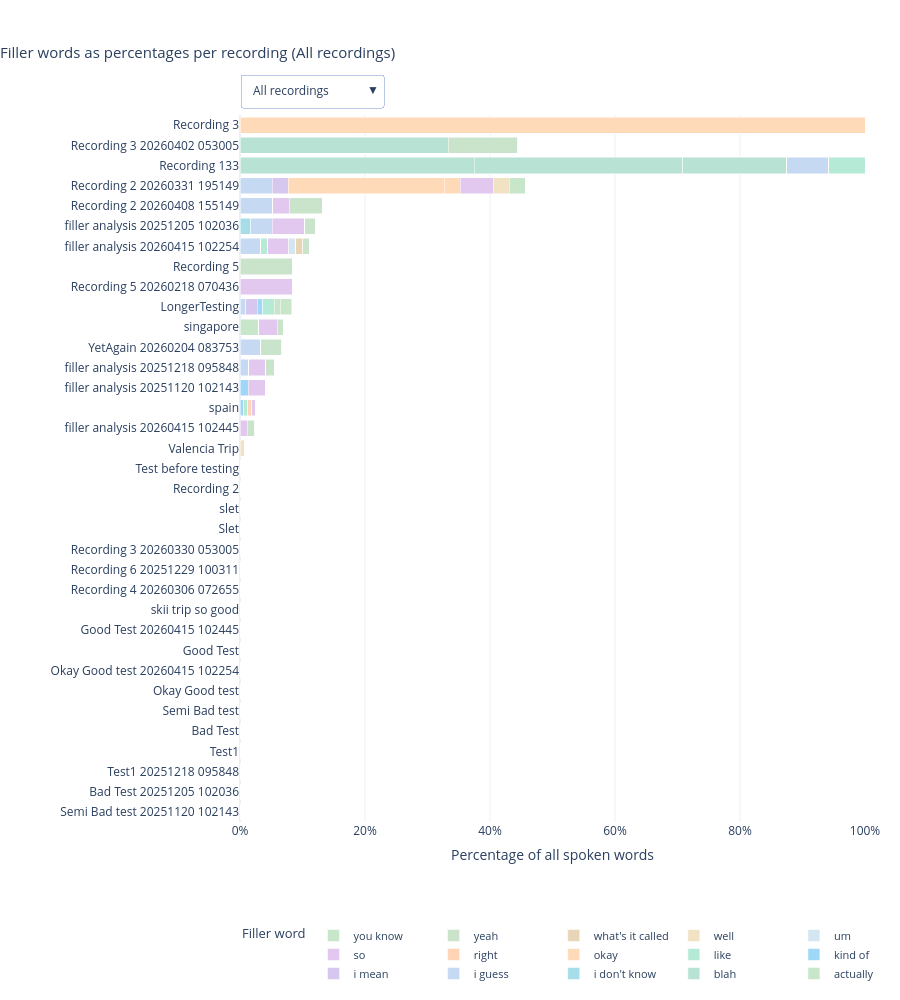

This figure's notebook cell:
### Code cell
# Plot 1: Interactive filler-word percentages per recording.
import plotly.graph_objects as go

if not records:
    print('No recordings available to plot.')
else:
    dropdown_options = [
        ('Last 5 recordings', 5),
        ('Last 10 recordings', 10),
        ('Last 15 recordings', 15),
        ('All recordings', None),
    ]

    def build_view(limit):
        recency_sorted = sorted(records, key=lambda r: r['recording_dt'], reverse=True)
        selected = recency_sorted[:limit] if limit else recency_sorted
        selected = sorted(selected, key=lambda r: r['filler_percentage'], reverse=True)

        labels = [r['recording_label'] for r in selected]
        dates = [r['recording_dt'].strftime('%b %d, %Y') for r in selected]
        totals = np.array([r['filler_percentage'] for r in selected], dtype=float)

        x_by_word, custom_by_word, has_data_by_word = [], [], []
        for word in filler_words:
            values = np.array(
                [100.0 * r['filler_counts'].get(word, 0) / max(r['total_words'], 1)
                 for r in selected], dtype=float)
            custom = np.column_stack([
                np.array([word] * len(selected), dtype=object),
                np.array(labels, dtype=object),
                np.array(dates, dtype=object),
                totals,
                np.array([r['total_words'] for r in selected], dtype=float),
            ])
            x_by_word.append(values)
            custom_by_word.append(custom)
            has_data_by_word.append(bool(np.any(values > 0)))

        return {'labels': labels, 'x_by_word': x_by_word, 'custom_by_word': custom_by_word,
                'has_data_by_word': has_data_by_word}

    views = {name: build_view(limit) for name, limit in dropdown_options}
    default_view_name = 'All recordings'
    default_view = views[default_view_name]

    max_labels = max(len(v['labels']) for v in views.values())
    height_calc = max(450, min(1000, 110 + max_labels * 36))
    max_filler = max((r['filler_percentage'] for r in records), default=10.0)
    x_ceiling = min(100.0, max_filler * 1.2 + 3)

    fig = go.Figure()
    for idx, word in enumerate(filler_words):
        fig.add_trace(go.Bar(
            y=default_view['labels'],
            x=default_view['x_by_word'][idx],
            name=word,
            orientation='h',
            showlegend=default_view['has_data_by_word'][idx],
            marker_color=word_colors[word],
            customdata=default_view['custom_by_word'][idx],
            hovertemplate=(
                '<b>%{customdata[1]}</b><br>'
                'Date: %{customdata[2]}<br>'
                'Filler word: %{customdata[0]}<br>'
                'Word share: %{x:.2f}%<br>'
                'Total filler: %{customdata[3]:.2f}%<br>'
                'Total words: %{customdata[4]:.0f}<extra></extra>'
            ),
        ))

    dropdown_buttons = []
    for name, _ in dropdown_options:
        view = views[name]
        dropdown_buttons.append({
            'label': name,
            'method': 'update',
            'args': [
                {'x': view['x_by_word'],
                 'y': [view['labels']] * len(filler_words),
                 'customdata': view['custom_by_word'],
                 'showlegend': view['has_data_by_word']},
                {'title.text': f'Filler words as percentages per recording ({name})',
                 'yaxis.categoryarray': view['labels'],
                 'yaxis.categoryorder': 'array',
                 'yaxis.autorange': 'reversed',
                 'height': max(450, min(1000, 110 + len(view['labels']) * 36))},
            ],
        })

    fig.update_layout(
        barmode='stack',
        title=dict(text=f'Filler words as percentages per recording ({default_view_name})',
                   x=0.0, xanchor='left', font=dict(size=15)),
        xaxis=dict(range=[0, x_ceiling], ticksuffix='%',
                   title=dict(text='Percentage of all spoken words', standoff=12)),
        yaxis=dict(categoryarray=default_view['labels'], categoryorder='array', autorange='reversed'),
        template='plotly_white',
        height=height_calc,
        margin=dict(l=240, r=35, t=115, b=110),
        legend=dict(orientation='h', yanchor='top', y=-0.14, xanchor='left', x=0,
                    title_text='Filler word', font=dict(size=11)),
        updatemenus=[{
            'buttons': dropdown_buttons,
            'active': 3,
            'direction': 'down',
            'showactive': True,
            'x': 0.0, 'xanchor': 'left',
            'y': 1.0, 'yanchor': 'bottom',
            'pad': {'b': 8},
            'bgcolor': 'white', 'bordercolor': '#B7C7E5', 'borderwidth': 1,
        }],
    )
    fig.show()

### Figure 1 — Plotly figure (JSON) as saved in the notebook; plotly's stock layout.template omitted (floating-point values rounded to 4 significant figures; data arrays with more than 128 entries replaced by an {"elided": "..."} marker saying what was removed)
{"data": [{"customdata": {"elided": "51x5 mixed values"}, "hovertemplate": "<b>%{customdata[1]}</b><br>Date: %{customdata[2]}<br>Filler word: %{customdata[0]}<br>Word share: %{x:.2f}%<br>Total filler: %{customdata[3]:.2f}%<br>Total words: %{customdata[4]:.0f}<extra></extra>", "marker": {"color": "#C8E6C9"}, "name": "actually", "orientation": "h", "showlegend": true, "type": "bar", "x": [0.0, 0.0, 0.0, 0.0, 0.0, 0.0, 0.0, 0.0, 0.0, 0.0, 0.0, 0.0, 0.0, 0.0, 0.0, 0.0, 0.0, 0.0, 0.0, 2.97, 0.0, 0.0, 0.0, 0.0, 0.0, 0.0, 0.0, 0.0, 0.0, 0.0, 0.0, 0.0, 0.0, 0.0, 0.0, 0.0, 0.0, 0.0, 0.0, 0.0, 0.0, 0.0, 0.0, 0.0, 0.0, 0.0, 0.0, 0.0, 0.0, 0.0, 0.0], "y": ["Recording 3", "Recording 3 20260402 053005", "Recording 133", "Recording 133", "Recording 2 20260331 195149", "Recording 133", "Recording 133", "Recording 133", "Recording 133", "Recording 2 20260331 195149", "Recording 2 20260408 155149", "filler analysis 20251205 102036", "Recording 133", "filler analysis 20260415 102254", "Recording 133", "Recording 5", "Recording 5 20260218 070436", "LongerTesting", "Recording 133", "singapore", "YetAgain 20260204 083753", "Recording 133", "Recording 133", "filler analysis 20251218 095848", "Recording 2 20260331 195149", "filler analysis 20251120 102143", "spain", "filler analysis 20260415 102445", "Valencia Trip", "Test before testing", "Recording 2", "slet", "Slet", "Recording 3 20260330 053005", "Recording 6 20251229 100311", "Recording 4 20260306 072655", "skii trip so good", "Recording 2 20260331 195149", "Recording 2 20260331 195149", "Recording 133", "Recording 133", "Good Test 20260415 102445", "Good Test", "Okay Good test 20260415 102254", "Okay Good test", "Semi Bad test", "Bad Test", "Test1", "Test1 20251218 095848", "Bad Test 20251205 102036", "Semi Bad test 20251120 102143"]}, {"customdata": {"elided": "51x5 mixed values"}, "hovertemplate": "<b>%{customdata[1]}</b><br>Date: %{customdata[2]}<br>Filler word: %{customdata[0]}<br>Word share: %{x:.2f}%<br>Total filler: %{customdata[3]:.2f}%<br>Total words: %{customdata[4]:.0f}<extra></extra>", "marker": {"color": "#B8E2D4"}, "name": "blah", "orientation": "h", "showlegend": true, "type": "bar", "x": [0.0, 33.33, 37.5, 33.33, 0.0, 16.67, 0.0, 0.0, 0.0, 0.0, 0.0, 0.0, 0.0, 0.0, 0.0, 0.0, 0.0, 0.0, 0.0, 0.0, 0.0, 0.0, 0.0, 0.0, 0.0, 0.0, 0.0, 0.0, 0.0, 0.0, 0.0, 0.0, 0.0, 0.0, 0.0, 0.0, 0.0, 0.0, 0.0, 0.0, 0.0, 0.0, 0.0, 0.0, 0.0, 0.0, 0.0, 0.0, 0.0, 0.0, 0.0], "y": ["Recording 3", "Recording 3 20260402 053005", "Recording 133", "Recording 133", "Recording 2 20260331 195149", "Recording 133", "Recording 133", "Recording 133", "Recording 133", "Recording 2 20260331 195149", "Recording 2 20260408 155149", "filler analysis 20251205 102036", "Recording 133", "filler analysis 20260415 102254", "Recording 133", "Recording 5", "Recording 5 20260218 070436", "LongerTesting", "Recording 133", "singapore", "YetAgain 20260204 083753", "Recording 133", "Recording 133", "filler analysis 20251218 095848", "Recording 2 20260331 195149", "filler analysis 20251120 102143", "spain", "filler analysis 20260415 102445", "Valencia Trip", "Test before testing", "Recording 2", "slet", "Slet", "Recording 3 20260330 053005", "Recording 6 20251229 100311", "Recording 4 20260306 072655", "skii trip so good", "Recording 2 20260331 195149", "Recording 2 20260331 195149", "Recording 133", "Recording 133", "Good Test 20260415 102445", "Good Test", "Okay Good test 20260415 102254", "Okay Good test", "Semi Bad test", "Bad Test", "Test1", "Test1 20251218 095848", "Bad Test 20251205 102036", "Semi Bad test 20251120 102143"]}, {"customdata": {"elided": "51x5 mixed values"}, "hovertemplate": "<b>%{customdata[1]}</b><br>Date: %{customdata[2]}<br>Filler word: %{customdata[0]}<br>Word share: %{x:.2f}%<br>Total filler: %{customdata[3]:.2f}%<br>Total words: %{customdata[4]:.0f}<extra></extra>", "marker": {"color": "#A6DDE8"}, "name": "i don't know", "orientation": "h", "showlegend": true, "type": "bar", "x": [0.0, 0.0, 0.0, 0.0, 0.0, 0.0, 0.0, 0.0, 0.0, 0.0, 0.0, 1.724, 0.0, 0.0, 0.0, 0.0, 0.0, 0.0, 0.0, 0.0, 0.0, 0.0, 0.0, 0.0, 0.0, 0.0, 0.0, 0.0, 0.0, 0.0, 0.0, 0.0, 0.0, 0.0, 0.0, 0.0, 0.0, 0.0, 0.0, 0.0, 0.0, 0.0, 0.0, 0.0, 0.0, 0.0, 0.0, 0.0, 0.0, 0.0, 0.0], "y": ["Recording 3", "Recording 3 20260402 053005", "Recording 133", "Recording 133", "Recording 2 20260331 195149", "Recording 133", "Recording 133", "Recording 133", "Recording 133", "Recording 2 20260331 195149", "Recording 2 20260408 155149", "filler analysis 20251205 102036", "Recording 133", "filler analysis 20260415 102254", "Recording 133", "Recording 5", "Recording 5 20260218 070436", "LongerTesting", "Recording 133", "singapore", "YetAgain 20260204 083753", "Recording 133", "Recording 133", "filler analysis 20251218 095848", "Recording 2 20260331 195149", "filler analysis 20251120 102143", "spain", "filler analysis 20260415 102445", "Valencia Trip", "Test before testing", "Recording 2", "slet", "Slet", "Recording 3 20260330 053005", "Recording 6 20251229 100311", "Recording 4 20260306 072655", "skii trip so good", "Recording 2 20260331 195149", "Recording 2 20260331 195149", "Recording 133", "Recording 133", "Good Test 20260415 102445", "Good Test", "Okay Good test 20260415 102254", "Okay Good test", "Semi Bad test", "Bad Test", "Test1", "Test1 20251218 095848", "Bad Test 20251205 102036", "Semi Bad test 20251120 102143"]}, {"customdata": {"elided": "51x5 mixed values"}, "hovertemplate": "<b>%{customdata[1]}</b><br>Date: %{customdata[2]}<br>Filler word: %{customdata[0]}<br>Word share: %{x:.2f}%<br>Total filler: %{customdata[3]:.2f}%<br>Total words: %{customdata[4]:.0f}<extra></extra>", "marker": {"color": "#C5D9F2"}, "name": "i guess", "orientation": "h", "showlegend": true, "type": "bar", "x": [0.0, 0.0, 0.0, 0.0, 0.0, 0.0, 0.0, 0.0, 0.0, 5.128, 5.263, 3.448, 0.0, 3.333, 0.0, 0.0, 0.0, 0.9174, 0.0, 0.0, 3.333, 6.667, 0.0, 1.37, 0.0, 0.0, 0.0, 0.0, 0.0, 0.0, 0.0, 0.0, 0.0, 0.0, 0.0, 0.0, 0.0, 0.0, 0.0, 0.0, 0.0, 0.0, 0.0, 0.0, 0.0, 0.0, 0.0, 0.0, 0.0, 0.0, 0.0], "y": ["Recording 3", "Recording 3 20260402 053005", "Recording 133", "Recording 133", "Recording 2 20260331 195149", "Recording 133", "Recording 133", "Recording 133", "Recording 133", "Recording 2 20260331 195149", "Recording 2 20260408 155149", "filler analysis 20251205 102036", "Recording 133", "filler analysis 20260415 102254", "Recording 133", "Recording 5", "Recording 5 20260218 070436", "LongerTesting", "Recording 133", "singapore", "YetAgain 20260204 083753", "Recording 133", "Recording 133", "filler analysis 20251218 095848", "Recording 2 20260331 195149", "filler analysis 20251120 102143", "spain", "filler analysis 20260415 102445", "Valencia Trip", "Test before testing", "Recording 2", "slet", "Slet", "Recording 3 20260330 053005", "Recording 6 20251229 100311", "Recording 4 20260306 072655", "skii trip so good", "Recording 2 20260331 195149", "Recording 2 20260331 195149", "Recording 133", "Recording 133", "Good Test 20260415 102445", "Good Test", "Okay Good test 20260415 102254", "Okay Good test", "Semi Bad test", "Bad Test", "Test1", "Test1 20251218 095848", "Bad Test 20251205 102036", "Semi Bad test 20251120 102143"]}, {"customdata": {"elided": "51x5 mixed values"}, "hovertemplate": "<b>%{customdata[1]}</b><br>Date: %{customdata[2]}<br>Filler word: %{customdata[0]}<br>Word share: %{x:.2f}%<br>Total filler: %{customdata[3]:.2f}%<br>Total words: %{customdata[4]:.0f}<extra></extra>", "marker": {"color": "#D6C7EE"}, "name": "i mean", "orientation": "h", "showlegend": true, "type": "bar", "x": [0.0, 0.0, 0.0, 0.0, 0.0, 0.0, 0.0, 0.0, 0.0, 2.564, 0.0, 0.0, 0.0, 0.0, 0.0, 0.0, 0.0, 1.835, 0.0, 0.0, 0.0, 0.0, 0.0, 0.0, 0.0, 0.0, 0.0, 0.0, 0.0, 0.0, 0.0, 0.0, 0.0, 0.0, 0.0, 0.0, 0.0, 0.0, 0.0, 0.0, 0.0, 0.0, 0.0, 0.0, 0.0, 0.0, 0.0, 0.0, 0.0, 0.0, 0.0], "y": ["Recording 3", "Recording 3 20260402 053005", "Recording 133", "Recording 133", "Recording 2 20260331 195149", "Recording 133", "Recording 133", "Recording 133", "Recording 133", "Recording 2 20260331 195149", "Recording 2 20260408 155149", "filler analysis 20251205 102036", "Recording 133", "filler analysis 20260415 102254", "Recording 133", "Recording 5", "Recording 5 20260218 070436", "LongerTesting", "Recording 133", "singapore", "YetAgain 20260204 083753", "Recording 133", "Recording 133", "filler analysis 20251218 095848", "Recording 2 20260331 195149", "filler analysis 20251120 102143", "spain", "filler analysis 20260415 102445", "Valencia Trip", "Test before testing", "Recording 2", "slet", "Slet", "Recording 3 20260330 053005", "Recording 6 20251229 100311", "Recording 4 20260306 072655", "skii trip so good", "Recording 2 20260331 195149", "Recording 2 20260331 195149", "Recording 133", "Recording 133", "Good Test 20260415 102445", "Good Test", "Okay Good test 20260415 102254", "Okay Good test", "Semi Bad test", "Bad Test", "Test1", "Test1 20251218 095848", "Bad Test 20251205 102036", "Semi Bad test 20251120 102143"]}, {"customdata": {"elided": "51x5 mixed values"}, "hovertemplate": "<b>%{customdata[1]}</b><br>Date: %{customdata[2]}<br>Filler word: %{customdata[0]}<br>Word share: %{x:.2f}%<br>Total filler: %{customdata[3]:.2f}%<br>Total words: %{customdata[4]:.0f}<extra></extra>", "marker": {"color": "#9FD8F7"}, "name": "kind of", "orientation": "h", "showlegend": true, "type": "bar", "x": [0.0, 0.0, 0.0, 0.0, 0.0, 0.0, 0.0, 0.0, 0.0, 0.0, 0.0, 0.0, 0.0, 0.0, 0.0, 0.0, 0.0, 0.9174, 0.0, 0.0, 0.0, 0.0, 0.0, 0.0, 0.0, 1.351, 0.6369, 0.0, 0.0, 0.0, 0.0, 0.0, 0.0, 0.0, 0.0, 0.0, 0.0, 0.0, 0.0, 0.0, 0.0, 0.0, 0.0, 0.0, 0.0, 0.0, 0.0, 0.0, 0.0, 0.0, 0.0], "y": ["Recording 3", "Recording 3 20260402 053005", "Recording 133", "Recording 133", "Recording 2 20260331 195149", "Recording 133", "Recording 133", "Recording 133", "Recording 133", "Recording 2 20260331 195149", "Recording 2 20260408 155149", "filler analysis 20251205 102036", "Recording 133", "filler analysis 20260415 102254", "Recording 133", "Recording 5", "Recording 5 20260218 070436", "LongerTesting", "Recording 133", "singapore", "YetAgain 20260204 083753", "Recording 133", "Recording 133", "filler analysis 20251218 095848", "Recording 2 20260331 195149", "filler analysis 20251120 102143", "spain", "filler analysis 20260415 102445", "Valencia Trip", "Test before testing", "Recording 2", "slet", "Slet", "Recording 3 20260330 053005", "Recording 6 20251229 100311", "Recording 4 20260306 072655", "skii trip so good", "Recording 2 20260331 195149", "Recording 2 20260331 195149", "Recording 133", "Recording 133", "Good Test 20260415 102445", "Good Test", "Okay Good test 20260415 102254", "Okay Good test", "Semi Bad test", "Bad Test", "Test1", "Test1 20251218 095848", "Bad Test 20251205 102036", "Semi Bad test 20251120 102143"]}, {"customdata": {"elided": "51x5 mixed values"}, "hovertemplate": "<b>%{customdata[1]}</b><br>Date: %{customdata[2]}<br>Filler word: %{customdata[0]}<br>Word share: %{x:.2f}%<br>Total filler: %{customdata[3]:.2f}%<br>Total words: %{customdata[4]:.0f}<extra></extra>", "marker": {"color": "#B5EAD7"}, "name": "like", "orientation": "h", "showlegend": true, "type": "bar", "x": [0.0, 0.0, 0.0, 0.0, 0.0, 0.0, 0.0, 0.0, 8.333, 0.0, 0.0, 0.0, 0.0, 1.111, 1.587, 0.0, 0.0, 1.835, 7.143, 0.0, 0.0, 0.0, 0.0, 0.0, 0.0, 0.0, 0.6369, 0.0, 0.0, 0.0, 0.0, 0.0, 0.0, 0.0, 0.0, 0.0, 0.0, 0.0, 0.0, 0.0, 0.0, 0.0, 0.0, 0.0, 0.0, 0.0, 0.0, 0.0, 0.0, 0.0, 0.0], "y": ["Recording 3", "Recording 3 20260402 053005", "Recording 133", "Recording 133", "Recording 2 20260331 195149", "Recording 133", "Recording 133", "Recording 133", "Recording 133", "Recording 2 20260331 195149", "Recording 2 20260408 155149", "filler analysis 20251205 102036", "Recording 133", "filler analysis 20260415 102254", "Recording 133", "Recording 5", "Recording 5 20260218 070436", "LongerTesting", "Recording 133", "singapore", "YetAgain 20260204 083753", "Recording 133", "Recording 133", "filler analysis 20251218 095848", "Recording 2 20260331 195149", "filler analysis 20251120 102143", "spain", "filler analysis 20260415 102445", "Valencia Trip", "Test before testing", "Recording 2", "slet", "Slet", "Recording 3 20260330 053005", "Recording 6 20251229 100311", "Recording 4 20260306 072655", "skii trip so good", "Recording 2 20260331 195149", "Recording 2 20260331 195149", "Recording 133", "Recording 133", "Good Test 20260415 102445", "Good Test", "Okay Good test 20260415 102254", "Okay Good test", "Semi Bad test", "Bad Test", "Test1", "Test1 20251218 095848", "Bad Test 20251205 102036", "Semi Bad test 20251120 102143"]}, {"customdata": {"elided": "51x5 mixed values"}, "hovertemplate": "<b>%{customdata[1]}</b><br>Date: %{customdata[2]}<br>Filler word: %{customdata[0]}<br>Word share: %{x:.2f}%<br>Total filler: %{customdata[3]:.2f}%<br>Total words: %{customdata[4]:.0f}<extra></extra>", "marker": {"color": "#FFDAB9"}, "name": "okay", "orientation": "h", "showlegend": true, "type": "bar", "x": [100.0, 0.0, 0.0, 0.0, 25.0, 8.333, 0.0, 16.67, 0.0, 2.564, 0.0, 0.0, 5.556, 0.0, 0.0, 0.0, 0.0, 0.0, 0.0, 0.0, 0.0, 0.0, 0.0, 0.0, 0.0, 0.0, 0.0, 0.0, 0.0, 0.0, 0.0, 0.0, 0.0, 0.0, 0.0, 0.0, 0.0, 0.0, 0.0, 0.0, 0.0, 0.0, 0.0, 0.0, 0.0, 0.0, 0.0, 0.0, 0.0, 0.0, 0.0], "y": ["Recording 3", "Recording 3 20260402 053005", "Recording 133", "Recording 133", "Recording 2 20260331 195149", "Recording 133", "Recording 133", "Recording 133", "Recording 133", "Recording 2 20260331 195149", "Recording 2 20260408 155149", "filler analysis 20251205 102036", "Recording 133", "filler analysis 20260415 102254", "Recording 133", "Recording 5", "Recording 5 20260218 070436", "LongerTesting", "Recording 133", "singapore", "YetAgain 20260204 083753", "Recording 133", "Recording 133", "filler analysis 20251218 095848", "Recording 2 20260331 195149", "filler analysis 20251120 102143", "spain", "filler analysis 20260415 102445", "Valencia Trip", "Test before testing", "Recording 2", "slet", "Slet", "Recording 3 20260330 053005", "Recording 6 20251229 100311", "Recording 4 20260306 072655", "skii trip so good", "Recording 2 20260331 195149", "Recording 2 20260331 195149", "Recording 133", "Recording 133", "Good Test 20260415 102445", "Good Test", "Okay Good test 20260415 102254", "Okay Good test", "Semi Bad test", "Bad Test", "Test1", "Test1 20251218 095848", "Bad Test 20251205 102036", "Semi Bad test 20251120 102143"]}, {"customdata": {"elided": "51x5 mixed values"}, "hovertemplate": "<b>%{customdata[1]}</b><br>Date: %{customdata[2]}<br>Filler word: %{customdata[0]}<br>Word share: %{x:.2f}%<br>Total filler: %{customdata[3]:.2f}%<br>Total words: %{customdata[4]:.0f}<extra></extra>", "marker": {"color": "#FFD4B4"}, "name": "right", "orientation": "h", "showlegend": true, "type": "bar", "x": [0.0, 0.0, 0.0, 0.0, 0.0, 0.0, 10.0, 0.0, 0.0, 0.0, 0.0, 0.0, 0.0, 0.0, 0.0, 0.0, 0.0, 0.0, 0.0, 0.0, 0.0, 0.0, 0.0, 0.0, 0.0, 0.0, 0.6369, 0.0, 0.0, 0.0, 0.0, 0.0, 0.0, 0.0, 0.0, 0.0, 0.0, 0.0, 0.0, 0.0, 0.0, 0.0, 0.0, 0.0, 0.0, 0.0, 0.0, 0.0, 0.0, 0.0, 0.0], "y": ["Recording 3", "Recording 3 20260402 053005", "Recording 133", "Recording 133", "Recording 2 20260331 195149", "Recording 133", "Recording 133", "Recording 133", "Recording 133", "Recording 2 20260331 195149", "Recording 2 20260408 155149", "filler analysis 20251205 102036", "Recording 133", "filler analysis 20260415 102254", "Recording 133", "Recording 5", "Recording 5 20260218 070436", "LongerTesting", "Recording 133", "singapore", "YetAgain 20260204 083753", "Recording 133", "Recording 133", "filler analysis 20251218 095848", "Recording 2 20260331 195149", "filler analysis 20251120 102143", "spain", "filler analysis 20260415 102445", "Valencia Trip", "Test before testing", "Recording 2", "slet", "Slet", "Recording 3 20260330 053005", "Recording 6 20251229 100311", "Recording 4 20260306 072655", "skii trip so good", "Recording 2 20260331 195149", "Recording 2 20260331 195149", "Recording 133", "Recording 133", "Good Test 20260415 102445", "Good Test", "Okay Good test 20260415 102254", "Okay Good test", "Semi Bad test", "Bad Test", "Test1", "Test1 20251218 095848", "Bad Test 20251205 102036", "Semi Bad test 20251120 102143"]}, {"customdata": {"elided": "51x5 mixed values"}, "hovertemplate": "<b>%{customdata[1]}</b><br>Date: %{customdata[2]}<br>Filler word: %{customdata[0]}<br>Word share: %{x:.2f}%<br>Total filler: %{customdata[3]:.2f}%<br>Total words: %{customdata[4]:.0f}<extra></extra>", "marker": {"color": "#E2C7EE"}, "name": "so", "orientation": "h", "showlegend": true, "type": "bar", "x": [0.0, 0.0, 0.0, 0.0, 0.0, 0.0, 0.0, 0.0, 8.333, 0.0, 2.632, 5.172, 5.556, 3.333, 3.175, 0.0, 8.333, 0.0, 0.0, 2.97, 0.0, 0.0, 0.0, 2.74, 5.263, 2.703, 0.6369, 1.19, 0.0, 0.0, 0.0, 0.0, 0.0, 0.0, 0.0, 0.0, 0.0, 0.0, 0.0, 0.0, 0.0, 0.0, 0.0, 0.0, 0.0, 0.0, 0.0, 0.0, 0.0, 0.0, 0.0], "y": ["Recording 3", "Recording 3 20260402 053005", "Recording 133", "Recording 133", "Recording 2 20260331 195149", "Recording 133", "Recording 133", "Recording 133", "Recording 133", "Recording 2 20260331 195149", "Recording 2 20260408 155149", "filler analysis 20251205 102036", "Recording 133", "filler analysis 20260415 102254", "Recording 133", "Recording 5", "Recording 5 20260218 070436", "LongerTesting", "Recording 133", "singapore", "YetAgain 20260204 083753", "Recording 133", "Recording 133", "filler analysis 20251218 095848", "Recording 2 20260331 195149", "filler analysis 20251120 102143", "spain", "filler analysis 20260415 102445", "Valencia Trip", "Test before testing", "Recording 2", "slet", "Slet", "Recording 3 20260330 053005", "Recording 6 20251229 100311", "Recording 4 20260306 072655", "skii trip so good", "Recording 2 20260331 195149", "Recording 2 20260331 195149", "Recording 133", "Recording 133", "Good Test 20260415 102445", "Good Test", "Okay Good test 20260415 102254", "Okay Good test", "Semi Bad test", "Bad Test", "Test1", "Test1 20251218 095848", "Bad Test 20251205 102036", "Semi Bad test 20251120 102143"]}, {"customdata": {"elided": "51x5 mixed values"}, "hovertemplate": "<b>%{customdata[1]}</b><br>Date: %{customdata[2]}<br>Filler word: %{customdata[0]}<br>Word share: %{x:.2f}%<br>Total filler: %{customdata[3]:.2f}%<br>Total words: %{customdata[4]:.0f}<extra></extra>", "marker": {"color": "#D4E6F1"}, "name": "um", "orientation": "h", "showlegend": true, "type": "bar", "x": [0.0, 0.0, 0.0, 0.0, 0.0, 0.0, 0.0, 0.0, 0.0, 0.0, 0.0, 0.0, 0.0, 1.111, 0.0, 0.0, 0.0, 0.0, 0.0, 0.0, 0.0, 0.0, 0.0, 0.0, 0.0, 0.0, 0.0, 0.0, 0.0, 0.0, 0.0, 0.0, 0.0, 0.0, 0.0, 0.0, 0.0, 0.0, 0.0, 0.0, 0.0, 0.0, 0.0, 0.0, 0.0, 0.0, 0.0, 0.0, 0.0, 0.0, 0.0], "y": ["Recording 3", "Recording 3 20260402 053005", "Recording 133", "Recording 133", "Recording 2 20260331 195149", "Recording 133", "Recording 133", "Recording 133", "Recording 133", "Recording 2 20260331 195149", "Recording 2 20260408 155149", "filler analysis 20251205 102036", "Recording 133", "filler analysis 20260415 102254", "Recording 133", "Recording 5", "Recording 5 20260218 070436", "LongerTesting", "Recording 133", "singapore", "YetAgain 20260204 083753", "Recording 133", "Recording 133", "filler analysis 20251218 095848", "Recording 2 20260331 195149", "filler analysis 20251120 102143", "spain", "filler analysis 20260415 102445", "Valencia Trip", "Test before testing", "Recording 2", "slet", "Slet", "Recording 3 20260330 053005", "Recording 6 20251229 100311", "Recording 4 20260306 072655", "skii trip so good", "Recording 2 20260331 195149", "Recording 2 20260331 195149", "Recording 133", "Recording 133", "Good Test 20260415 102445", "Good Test", "Okay Good test 20260415 102254", "Okay Good test", "Semi Bad test", "Bad Test", "Test1", "Test1 20251218 095848", "Bad Test 20251205 102036", "Semi Bad test 20251120 102143"]}, {"customdata": {"elided": "51x5 mixed values"}, "hovertemplate": "<b>%{customdata[1]}</b><br>Date: %{customdata[2]}<br>Filler word: %{customdata[0]}<br>Word share: %{x:.2f}%<br>Total filler: %{customdata[3]:.2f}%<br>Total words: %{customdata[4]:.0f}<extra></extra>", "marker": {"color": "#F0E2C3"}, "name": "well", "orientation": "h", "showlegend": true, "type": "bar", "x": [0.0, 0.0, 0.0, 0.0, 0.0, 0.0, 0.0, 0.0, 0.0, 2.564, 0.0, 0.0, 0.0, 0.0, 0.0, 0.0, 0.0, 0.0, 0.0, 0.0, 0.0, 0.0, 0.0, 0.0, 0.0, 0.0, 0.0, 0.0, 0.6803, 0.0, 0.0, 0.0, 0.0, 0.0, 0.0, 0.0, 0.0, 0.0, 0.0, 0.0, 0.0, 0.0, 0.0, 0.0, 0.0, 0.0, 0.0, 0.0, 0.0, 0.0, 0.0], "y": ["Recording 3", "Recording 3 20260402 053005", "Recording 133", "Recording 133", "Recording 2 20260331 195149", "Recording 133", "Recording 133", "Recording 133", "Recording 133", "Recording 2 20260331 195149", "Recording 2 20260408 155149", "filler analysis 20251205 102036", "Recording 133", "filler analysis 20260415 102254", "Recording 133", "Recording 5", "Recording 5 20260218 070436", "LongerTesting", "Recording 133", "singapore", "YetAgain 20260204 083753", "Recording 133", "Recording 133", "filler analysis 20251218 095848", "Recording 2 20260331 195149", "filler analysis 20251120 102143", "spain", "filler analysis 20260415 102445", "Valencia Trip", "Test before testing", "Recording 2", "slet", "Slet", "Recording 3 20260330 053005", "Recording 6 20251229 100311", "Recording 4 20260306 072655", "skii trip so good", "Recording 2 20260331 195149", "Recording 2 20260331 195149", "Recording 133", "Recording 133", "Good Test 20260415 102445", "Good Test", "Okay Good test 20260415 102254", "Okay Good test", "Semi Bad test", "Bad Test", "Test1", "Test1 20251218 095848", "Bad Test 20251205 102036", "Semi Bad test 20251120 102143"]}, {"customdata": {"elided": "51x5 mixed values"}, "hovertemplate": "<b>%{customdata[1]}</b><br>Date: %{customdata[2]}<br>Filler word: %{customdata[0]}<br>Word share: %{x:.2f}%<br>Total filler: %{customdata[3]:.2f}%<br>Total words: %{customdata[4]:.0f}<extra></extra>", "marker": {"color": "#E8D5B7"}, "name": "what's it called", "orientation": "h", "showlegend": true, "type": "bar", "x": [0.0, 0.0, 0.0, 0.0, 0.0, 0.0, 0.0, 0.0, 0.0, 0.0, 0.0, 0.0, 0.0, 1.111, 0.0, 0.0, 0.0, 0.0, 0.0, 0.0, 0.0, 0.0, 0.0, 0.0, 0.0, 0.0, 0.0, 0.0, 0.0, 0.0, 0.0, 0.0, 0.0, 0.0, 0.0, 0.0, 0.0, 0.0, 0.0, 0.0, 0.0, 0.0, 0.0, 0.0, 0.0, 0.0, 0.0, 0.0, 0.0, 0.0, 0.0], "y": ["Recording 3", "Recording 3 20260402 053005", "Recording 133", "Recording 133", "Recording 2 20260331 195149", "Recording 133", "Recording 133", "Recording 133", "Recording 133", "Recording 2 20260331 195149", "Recording 2 20260408 155149", "filler analysis 20251205 102036", "Recording 133", "filler analysis 20260415 102254", "Recording 133", "Recording 5", "Recording 5 20260218 070436", "LongerTesting", "Recording 133", "singapore", "YetAgain 20260204 083753", "Recording 133", "Recording 133", "filler analysis 20251218 095848", "Recording 2 20260331 195149", "filler analysis 20251120 102143", "spain", "filler analysis 20260415 102445", "Valencia Trip", "Test before testing", "Recording 2", "slet", "Slet", "Recording 3 20260330 053005", "Recording 6 20251229 100311", "Recording 4 20260306 072655", "skii trip so good", "Recording 2 20260331 195149", "Recording 2 20260331 195149", "Recording 133", "Recording 133", "Good Test 20260415 102445", "Good Test", "Okay Good test 20260415 102254", "Okay Good test", "Semi Bad test", "Bad Test", "Test1", "Test1 20251218 095848", "Bad Test 20251205 102036", "Semi Bad test 20251120 102143"]}, {"customdata": {"elided": "51x5 mixed values"}, "hovertemplate": "<b>%{customdata[1]}</b><br>Date: %{customdata[2]}<br>Filler word: %{customdata[0]}<br>Word share: %{x:.2f}%<br>Total filler: %{customdata[3]:.2f}%<br>Total words: %{customdata[4]:.0f}<extra></extra>", "marker": {"color": "#C9E4CA"}, "name": "yeah", "orientation": "h", "showlegend": true, "type": "bar", "x": [0.0, 11.11, 0.0, 0.0, 0.0, 0.0, 10.0, 0.0, 0.0, 0.0, 5.263, 1.724, 0.0, 1.111, 4.762, 8.333, 0.0, 0.9174, 0.0, 0.9901, 3.333, 0.0, 6.667, 1.37, 0.0, 0.0, 0.0, 1.19, 0.0, 0.0, 0.0, 0.0, 0.0, 0.0, 0.0, 0.0, 0.0, 0.0, 0.0, 0.0, 0.0, 0.0, 0.0, 0.0, 0.0, 0.0, 0.0, 0.0, 0.0, 0.0, 0.0], "y": ["Recording 3", "Recording 3 20260402 053005", "Recording 133", "Recording 133", "Recording 2 20260331 195149", "Recording 133", "Recording 133", "Recording 133", "Recording 133", "Recording 2 20260331 195149", "Recording 2 20260408 155149", "filler analysis 20251205 102036", "Recording 133", "filler analysis 20260415 102254", "Recording 133", "Recording 5", "Recording 5 20260218 070436", "LongerTesting", "Recording 133", "singapore", "YetAgain 20260204 083753", "Recording 133", "Recording 133", "filler analysis 20251218 095848", "Recording 2 20260331 195149", "filler analysis 20251120 102143", "spain", "filler analysis 20260415 102445", "Valencia Trip", "Test before testing", "Recording 2", "slet", "Slet", "Recording 3 20260330 053005", "Recording 6 20251229 100311", "Recording 4 20260306 072655", "skii trip so good", "Recording 2 20260331 195149", "Recording 2 20260331 195149", "Recording 133", "Recording 133", "Good Test 20260415 102445", "Good Test", "Okay Good test 20260415 102254", "Okay Good test", "Semi Bad test", "Bad Test", "Test1", "Test1 20251218 095848", "Bad Test 20251205 102036", "Semi Bad test 20251120 102143"]}, {"customdata": {"elided": "51x5 mixed values"}, "hovertemplate": "<b>%{customdata[1]}</b><br>Date: %{customdata[2]}<br>Filler word: %{customdata[0]}<br>Word share: %{x:.2f}%<br>Total filler: %{customdata[3]:.2f}%<br>Total words: %{customdata[4]:.0f}<extra></extra>", "marker": {"color": "#C8E6C9"}, "name": "you know", "orientation": "h", "showlegend": true, "type": "bar", "x": [0.0, 0.0, 0.0, 0.0, 0.0, 0.0, 0.0, 0.0, 0.0, 2.564, 0.0, 0.0, 0.0, 0.0, 0.0, 0.0, 0.0, 1.835, 0.0, 0.0, 0.0, 0.0, 0.0, 0.0, 0.0, 0.0, 0.0, 0.0, 0.0, 0.0, 0.0, 0.0, 0.0, 0.0, 0.0, 0.0, 0.0, 0.0, 0.0, 0.0, 0.0, 0.0, 0.0, 0.0, 0.0, 0.0, 0.0, 0.0, 0.0, 0.0, 0.0], "y": ["Recording 3", "Recording 3 20260402 053005", "Recording 133", "Recording 133", "Recording 2 20260331 195149", "Recording 133", "Recording 133", "Recording 133", "Recording 133", "Recording 2 20260331 195149", "Recording 2 20260408 155149", "filler analysis 20251205 102036", "Recording 133", "filler analysis 20260415 102254", "Recording 133", "Recording 5", "Recording 5 20260218 070436", "LongerTesting", "Recording 133", "singapore", "YetAgain 20260204 083753", "Recording 133", "Recording 133", "filler analysis 20251218 095848", "Recording 2 20260331 195149", "filler analysis 20251120 102143", "spain", "filler analysis 20260415 102445", "Valencia Trip", "Test before testing", "Recording 2", "slet", "Slet", "Recording 3 20260330 053005", "Recording 6 20251229 100311", "Recording 4 20260306 072655", "skii trip so good", "Recording 2 20260331 195149", "Recording 2 20260331 195149", "Recording 133", "Recording 133", "Good Test 20260415 102445", "Good Test", "Okay Good test 20260415 102254", "Okay Good test", "Semi Bad test", "Bad Test", "Test1", "Test1 20251218 095848", "Bad Test 20251205 102036", "Semi Bad test 20251120 102143"]}], "layout": {"barmode": "stack", "height": 1000, "legend": {"font": {"size": 11}, "orientation": "h", "title": {"text": "Filler word"}, "x": 0, "xanchor": "left", "y": -0.14, "yanchor": "top"}, "margin": {"b": 110, "l": 240, "r": 35, "t": 115}, "title": {"font": {"size": 15}, "text": "Filler words as percentages per recording (All recordings)", "x": 0, "xanchor": "left"}, "updatemenus": [{"active": 3, "bgcolor": "white", "bordercolor": "#B7C7E5", "borderwidth": 1, "buttons": [{"args": [{"customdata": {"elided": "15x5x5 mixed values"}, "showlegend": [true, false, false, false, false, false, false, true, false, true, false, true, false, true, false], "x": [[0, 0, 2.97, 0, 0], [0, 0, 0, 0, 0], [0, 0, 0, 0, 0], [0, 0, 0, 0, 0], [0, 0, 0, 0, 0], [0, 0, 0, 0, 0], [0, 0, 0, 0, 0], [100, 0, 0, 0, 0], [0, 0, 0, 0, 0], [0, 0, 2.97, 0, 0], [0, 0, 0, 0, 0], [0, 0, 0, 0.6803, 0], [0, 0, 0, 0, 0], [0, 8.333, 0.9901, 0, 0], [0, 0, 0, 0, 0]], "y": [["Recording 3", "Recording 5", "singapore", "Valencia Trip", "Test before testing"], ["Recording 3", "Recording 5", "singapore", "Valencia Trip", "Test before testing"], ["Recording 3", "Recording 5", "singapore", "Valencia Trip", "Test before testing"], ["Recording 3", "Recording 5", "singapore", "Valencia Trip", "Test before testing"], ["Recording 3", "Recording 5", "singapore", "Valencia Trip", "Test before testing"], ["Recording 3", "Recording 5", "singapore", "Valencia Trip", "Test before testing"], ["Recording 3", "Recording 5", "singapore", "Valencia Trip", "Test before testing"], ["Recording 3", "Recording 5", "singapore", "Valencia Trip", "Test before testing"], ["Recording 3", "Recording 5", "singapore", "Valencia Trip", "Test before testing"], ["Recording 3", "Recording 5", "singapore", "Valencia Trip", "Test before testing"], ["Recording 3", "Recording 5", "singapore", "Valencia Trip", "Test before testing"], ["Recording 3", "Recording 5", "singapore", "Valencia Trip", "Test before testing"], ["Recording 3", "Recording 5", "singapore", "Valencia Trip", "Test before testing"], ["Recording 3", "Recording 5", "singapore", "Valencia Trip", "Test before testing"], ["Recording 3", "Recording 5", "singapore", "Valencia Trip", "Test before testing"]]}, {"height": 450, "title.text": "Filler words as percentages per recording (Last 5 recordings)", "yaxis.autorange": "reversed", "yaxis.categoryarray": ["Recording 3", "Recording 5", "singapore", "Valencia Trip", "Test before testing"], "yaxis.categoryorder": "array"}], "label": "Last 5 recordings", "method": "update"}, {"args": [{"customdata": {"elided": "15x10x5 mixed values"}, "showlegend": [true, false, false, false, false, true, true, true, true, true, false, true, false, true, false], "x": {"elided": "15x10 float values"}, "y": {"elided": "15x10 str values"}}, {"height": 470, "title.text": "Filler words as percentages per recording (Last 10 recordings)", "yaxis.autorange": "reversed", "yaxis.categoryarray": ["Recording 3", "Recording 5", "singapore", "spain", "Valencia Trip", "Test before testing", "Recording 2", "slet", "Slet", "Recording 3 20260330 053005"], "yaxis.categoryorder": "array"}], "label": "Last 10 recordings", "method": "update"}, {"args": [{"customdata": {"elided": "15x15x5 mixed values"}, "showlegend": [true, false, false, false, false, true, true, true, true, true, false, true, false, true, false], "x": {"elided": "15x15 float values"}, "y": {"elided": "15x15 str values"}}, {"height": 650, "title.text": "Filler words as percentages per recording (Last 15 recordings)", "yaxis.autorange": "reversed", "yaxis.categoryarray": ["Recording 3", "Recording 5", "Recording 5 20260218 070436", "singapore", "Recording 2 20260331 195149", "spain", "Valencia Trip", "Test before testing", "Recording 2", "slet", "Slet", "Recording 3 20260330 053005", "Recording 6 20251229 100311", "Recording 4 20260306 072655", "skii trip so good"], "yaxis.categoryorder": "array"}], "label": "Last 15 recordings", "method": "update"}, {"args": [{"customdata": {"elided": "15x51x5 mixed values"}, "showlegend": [true, true, true, true, true, true, true, true, true, true, true, true, true, true, true], "x": {"elided": "15x51 float values"}, "y": {"elided": "15x51 str values"}}, {"height": 1000, "title.text": "Filler words as percentages per recording (All recordings)", "yaxis.autorange": "reversed", "yaxis.categoryarray": ["Recording 3", "Recording 3 20260402 053005", "Recording 133", "Recording 133", "Recording 2 20260331 195149", "Recording 133", "Recording 133", "Recording 133", "Recording 133", "Recording 2 20260331 195149", "Recording 2 20260408 155149", "filler analysis 20251205 102036", "Recording 133", "filler analysis 20260415 102254", "Recording 133", "Recording 5", "Recording 5 20260218 070436", "LongerTesting", "Recording 133", "singapore", "YetAgain 20260204 083753", "Recording 133", "Recording 133", "filler analysis 20251218 095848", "Recording 2 20260331 195149", "filler analysis 20251120 102143", "spain", "filler analysis 20260415 102445", "Valencia Trip", "Test before testing", "Recording 2", "slet", "Slet", "Recording 3 20260330 053005", "Recording 6 20251229 100311", "Recording 4 20260306 072655", "skii trip so good", "Recording 2 20260331 195149", "Recording 2 20260331 195149", "Recording 133", "Recording 133", "Good Test 20260415 102445", "Good Test", "Okay Good test 20260415 102254", "Okay Good test", "Semi Bad test", "Bad Test", "Test1", "Test1 20251218 095848", "Bad Test 20251205 102036", "Semi Bad test 20251120 102143"], "yaxis.categoryorder": "array"}], "label": "All recordings", "method": "update"}], "direction": "down", "pad": {"b": 8}, "showactive": true, "x": 0, "xanchor": "left", "y": 1, "yanchor": "bottom"}], "xaxis": {"range": [0, 100], "ticksuffix": "%", "title": {"standoff": 12, "text": "Percentage of all spoken words"}}, "yaxis": {"autorange": "reversed", "categoryarray": ["Recording 3", "Recording 3 20260402 053005", "Recording 133", "Recording 133", "Recording 2 20260331 195149", "Recording 133", "Recording 133", "Recording 133", "Recording 133", "Recording 2 20260331 195149", "Recording 2 20260408 155149", "filler analysis 20251205 102036", "Recording 133", "filler analysis 20260415 102254", "Recording 133", "Recording 5", "Recording 5 20260218 070436", "LongerTesting", "Recording 133", "singapore", "YetAgain 20260204 083753", "Recording 133", "Recording 133", "filler analysis 20251218 095848", "Recording 2 20260331 195149", "filler analysis 20251120 102143", "spain", "filler analysis 20260415 102445", "Valencia Trip", "Test before testing", "Recording 2", "slet", "Slet", "Recording 3 20260330 053005", "Recording 6 20251229 100311", "Recording 4 20260306 072655", "skii trip so good", "Recording 2 20260331 195149", "Recording 2 20260331 195149", "Recording 133", "Recording 133", "Good Test 20260415 102445", "Good Test", "Okay Good test 20260415 102254", "Okay Good test", "Semi Bad test", "Bad Test", "Test1", "Test1 20251218 095848", "Bad Test 20251205 102036", "Semi Bad test 20251120 102143"], "categoryorder": "array"}}}
